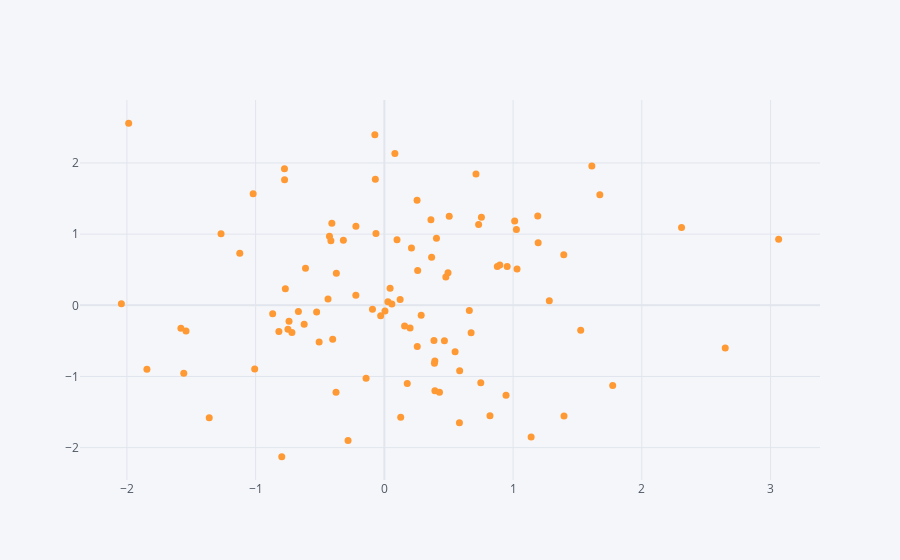

The cell this chart's notebook holds for it:
### Code cell
df.iplot(kind='scatter',x='A',y='B',mode='markers',size=7)
